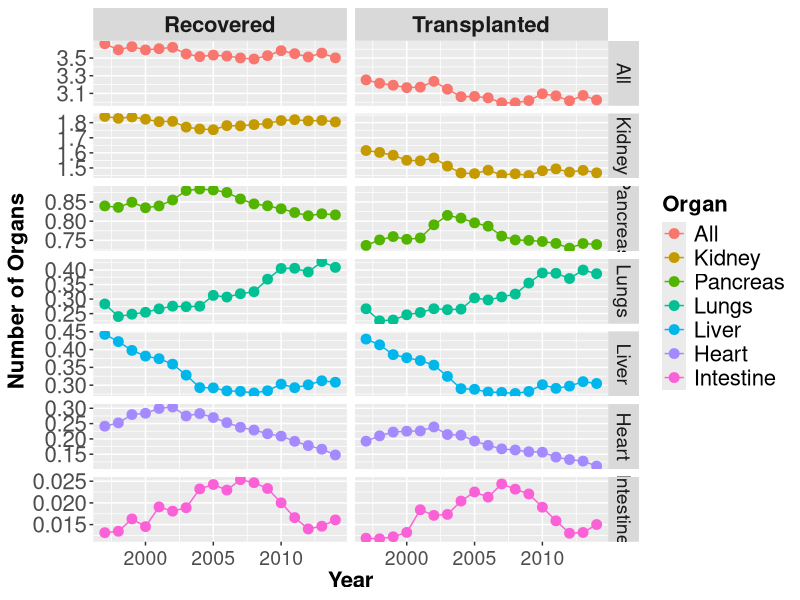
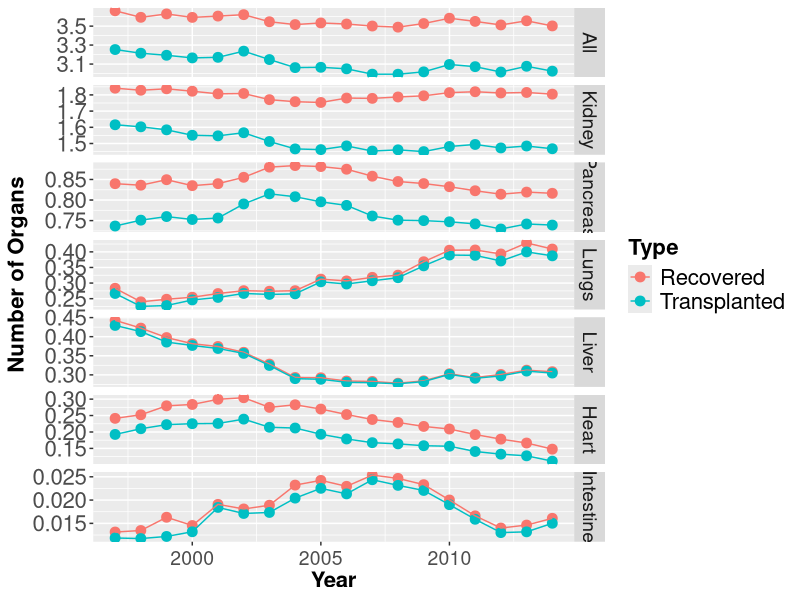
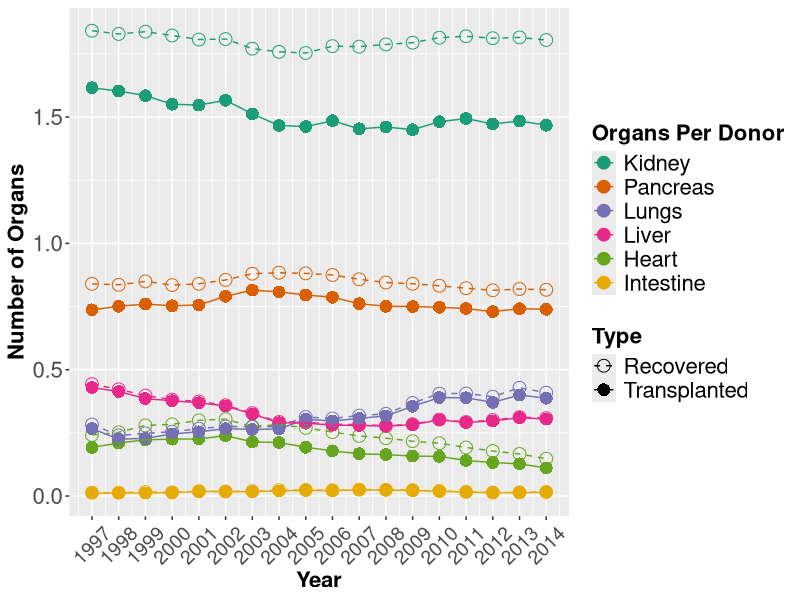

Generate these figures, in order, with R:
## ---- chunk 1
library(ggplot2)
library(scales)
#setwd("C:/Users/ceharvey/Documents/Personal/School/Statistical-Graphics/Redesign")
setwd("C:/Users/chris_000/Documents/school/Statistical-Graphics/Redesign")


data = read.csv("Line3.csv")
data$Organ <- factor(data$Organ,levels = c("All","Kidney", "Pancreas", "Lungs", "Liver","Heart","Intestine"))
data$Type <- factor(data$Type)
data$OrganType <- factor(data$OrganType, levels = c("All Recovered","All Transplanted","Kidney Recovered","Kidney Transplanted","Pancreas Recovered","Pancreas Transplanted","Lungs Recovered","Lungs Transplanted","Liver Recovered"       ,"Liver Transplanted","Heart Recovered","Heart Transplanted","Intestine Recovered","Intestine Transplanted"))

## ---- chunk 2
p <- ggplot(data, aes(Year, Value, color=Organ))+geom_point(size=3)+geom_line()
p+labs(y = "Number of Organs", x="Year")+facet_grid(Organ ~ Type, scales = "free")+ theme(title = element_text(size=18, face="bold"),strip.text.x = element_text(size=16, face="bold"), strip.text.y = element_text(size=14), axis.title.x = element_text(face="bold", size=16), axis.text.x  = element_text(vjust=0.5, size=14), axis.title.y = element_text(face="bold", size=16), axis.text.y  = element_text(size=16), legend.text = element_text( size=16), legend.title = element_text( size=16))
## ---- chunk 3
p <- ggplot(data, aes(Year, Value, color=Type))+geom_point(size=3)+geom_line()
p+labs(y = "Number of Organs", x="Year")+facet_grid(Organ ~ ., scales = "free")+ theme(title = element_text(size=18, face="bold"),strip.text.x = element_text(size=16, face="bold"), strip.text.y = element_text(size=14), axis.title.x = element_text(face="bold", size=16), axis.text.x  = element_text(vjust=0.5, size=14), axis.title.y = element_text(face="bold", size=16), axis.text.y  = element_text(size=16), legend.text = element_text( size=16), legend.title = element_text( size=16))
## ---- chunk 4
cbPalette <- c("#000000", "#E69F00", "#56B4E9", "#009E73", "#FF99FF", "#0072B2", "#D55E00", "#CC79A7")
newdata <- data[ which((data$Organ !='All')), ]
p <- ggplot(newdata, aes(Year, Value, color=Organ))+
  geom_point(size=4, aes(shape=Type))+
  geom_line(aes(linetype=Type))+
  scale_x_continuous(breaks=seq(1997, 2014, 1))
p+labs(y = "Number of Organs", x="Year")+ 
  theme(title = element_text(size=18, face="bold"),
        strip.text.x = element_text(size=16, face="bold"), 
        strip.text.y = element_text(size=14), 
        axis.title.x = element_text(face="bold", size=16), 
        axis.text.x  = element_text(vjust=0.5, size=14, angle=45), 
        axis.title.y = element_text(face="bold", size=16), 
        axis.text.y  = element_text(size=16), 
        legend.text = element_text( size=16), 
        legend.title = element_text( size=16)) + 
  scale_color_brewer(name="Organs Per Donor",palette="Dark2")+
  #scale_colour_manual(values=cbPalette) +
  scale_shape_manual(values=c(1,16)) +
  scale_linetype_manual(values=c("dashed", "solid"))
